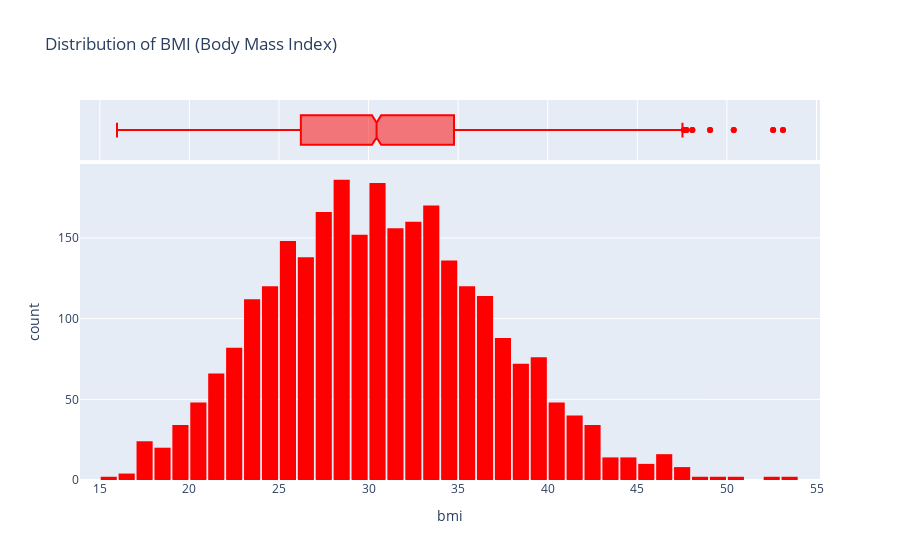

Source (notebook cell):
### Markdown cell above
<h3>Body Mass Index
</h3>
<p>Let's look at the distribution of BMI (Body Mass Index) of customers, using a histogram and box plot.</p>

### Code cell
fig = px.histogram(medical_df, 
                   x='bmi', 
                   marginal='box', 
                   color_discrete_sequence=['red'], 
                   title='Distribution of BMI (Body Mass Index)')
fig.update_layout(bargap=0.1)
fig.show()

### Figure 1 — Plotly figure (JSON) as saved in the notebook; plotly's stock layout.template omitted (floating-point values rounded to 4 significant figures; data arrays with more than 128 entries replaced by an {"elided": "..."} marker saying what was removed)
{"data": [{"alignmentgroup": "True", "bingroup": "x", "hovertemplate": "bmi=%{x}<br>count=%{y}<extra></extra>", "legendgroup": "", "marker": {"color": "red", "pattern": {"shape": ""}}, "name": "", "offsetgroup": "", "orientation": "v", "showlegend": false, "type": "histogram", "x": {"elided": "2772 float values"}, "xaxis": "x", "yaxis": "y"}, {"alignmentgroup": "True", "hovertemplate": "bmi=%{x}<extra></extra>", "legendgroup": "", "marker": {"color": "red"}, "name": "", "notched": true, "offsetgroup": "", "showlegend": false, "type": "box", "x": {"elided": "2772 float values"}, "xaxis": "x2", "yaxis": "y2"}], "layout": {"bargap": 0.1, "barmode": "relative", "legend": {"tracegroupgap": 0}, "title": {"text": "Distribution of BMI (Body Mass Index)"}, "xaxis": {"anchor": "y", "domain": [0, 1], "title": {"text": "bmi"}}, "xaxis2": {"anchor": "y2", "domain": [0, 1], "matches": "x", "showgrid": true, "showticklabels": false}, "yaxis": {"anchor": "x", "domain": [0, 0.8316], "title": {"text": "count"}}, "yaxis2": {"anchor": "x2", "domain": [0.8416, 1], "matches": "y2", "showgrid": false, "showline": false, "showticklabels": false, "ticks": ""}}}
